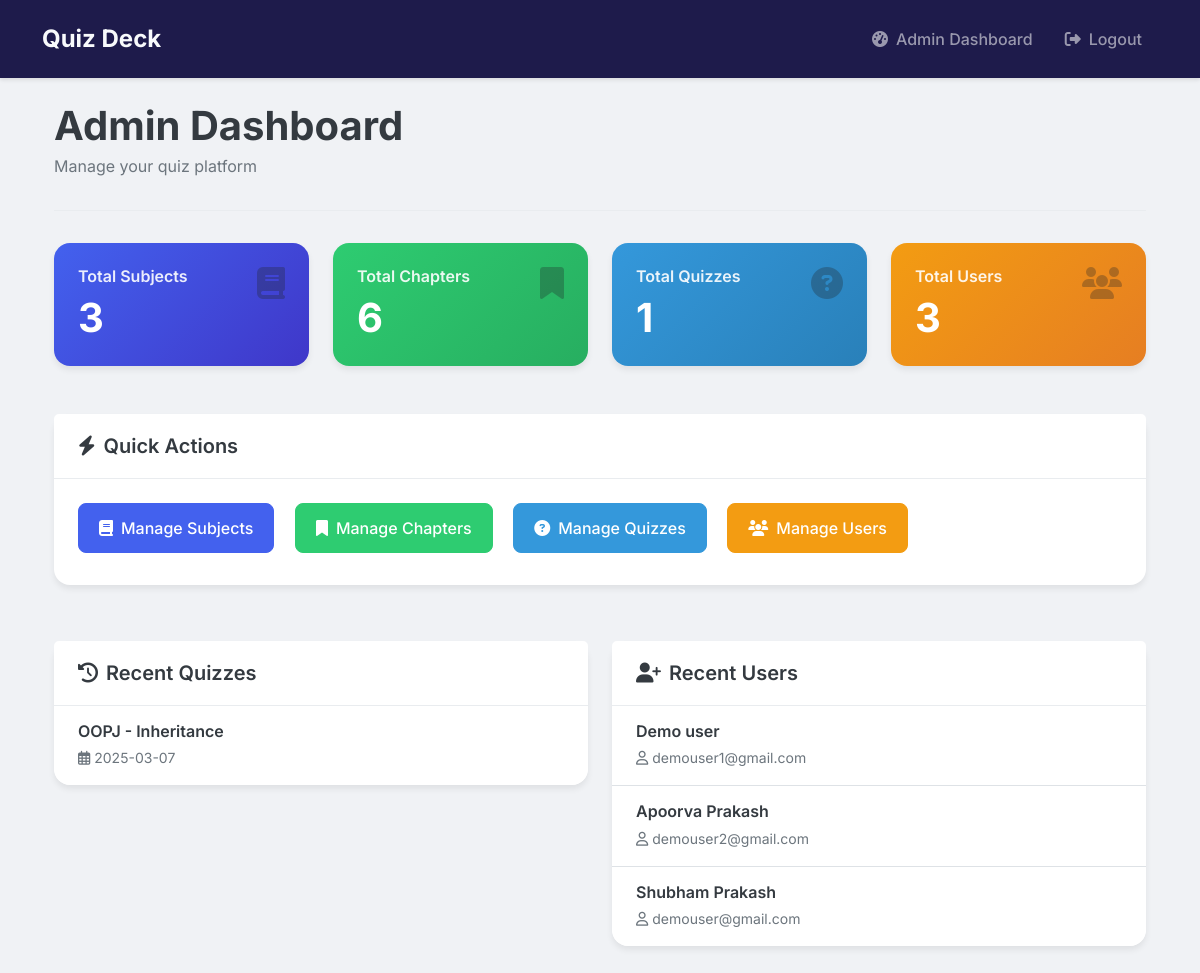
/admin/dashboard (signed in), run on an earlier commit of the app's database.
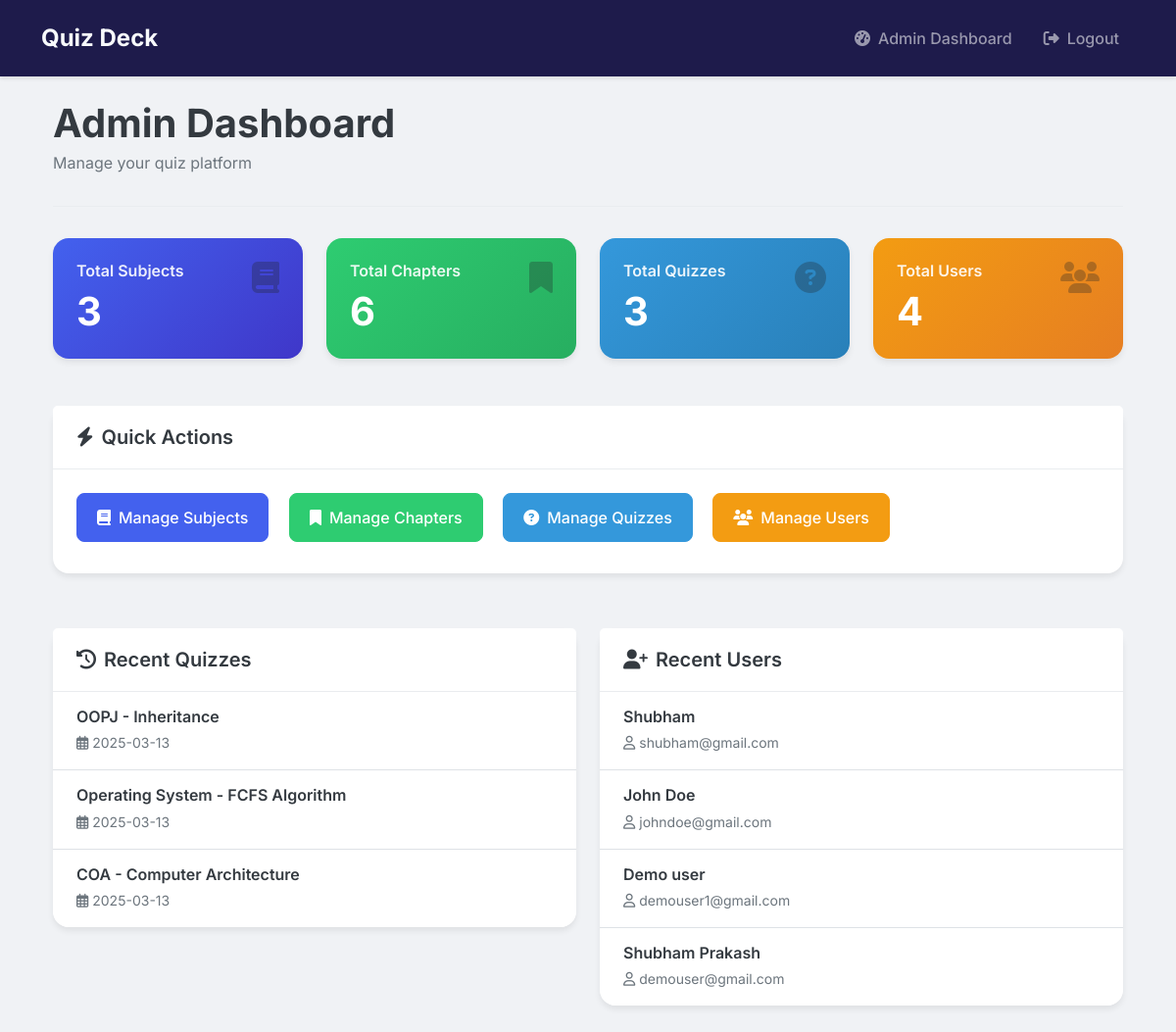
And on a later commit of the database.
### models/models.py (models this page shows)
class Quiz(db.Model):
    id = db.Column(db.Integer, primary_key=True)
    chapter_id = db.Column(db.Integer, db.ForeignKey('chapter.id'), nullable=False)
    date_of_quiz = db.Column(db.Date, nullable=False)
    time_duration = db.Column(db.Interval, nullable=False)
    remarks = db.Column(db.Text)
    questions = db.relationship('Question', backref='quiz', cascade='all, delete-orphan', lazy=True)
    scores = db.relationship('Score', backref='quiz', cascade='all, delete-orphan', lazy=True)

class Subject(db.Model):
    id = db.Column(db.Integer, primary_key=True)
    name = db.Column(db.String(100), nullable=False)
    description = db.Column(db.Text)
    chapters = db.relationship('Chapter', backref='subject', cascade='all, delete-orphan', lazy=True)

class Chapter(db.Model):
    id = db.Column(db.Integer, primary_key=True)
    name = db.Column(db.String(100), nullable=False)
    description = db.Column(db.Text)
    subject_id = db.Column(db.Integer, db.ForeignKey('subject.id'), nullable=False)
    quizzes = db.relationship('Quiz', backref='chapter', cascade='all, delete-orphan', lazy=True)

class User(UserMixin, db.Model):
    id = db.Column(db.Integer, primary_key=True)
    username = db.Column(db.String(120), unique=True, nullable=False)
    password = db.Column(db.String(200), nullable=False)
    full_name = db.Column(db.String(100), nullable=False)
    qualification = db.Column(db.String(100))
    dob = db.Column(db.Date)
    is_admin = db.Column(db.Boolean, default=False)
    quiz_scores = db.relationship('Score', backref='user', lazy=True)

### controllers/admin.py (the view)
@admin.route('/admin/dashboard')
@login_required
@admin_required
def dashboard():
    subjects_count = Subject.query.count()
    chapters_count = Chapter.query.count()
    quizzes_count = Quiz.query.count()
    users_count = User.query.filter_by(is_admin=False).count()
    recent_quizzes = Quiz.query.order_by(Quiz.date_of_quiz.desc()).limit(5).all()
    recent_users = User.query.filter_by(is_admin=False).order_by(User.id.desc()).limit(5).all()
    return render_template('admin/dashboard.html',
                         subjects_count=subjects_count,
                         chapters_count=chapters_count,
                         quizzes_count=quizzes_count,
                         users_count=users_count,
                         recent_quizzes=recent_quizzes,
                         recent_users=recent_users)

### app.py (called while the page is built)
@login_manager.user_loader
def load_user(user_id):
    return User.query.get(int(user_id))

### controllers/admin.py (called while the page is built)
def admin_required(f):
    @wraps(f)
    def decorated_function(*args, **kwargs):
        if not current_user.is_authenticated or not current_user.is_admin:
            flash('Access denied.', 'danger')
            return redirect(url_for('auth.login'))
        return f(*args, **kwargs)
    return decorated_function

### templates/admin/dashboard.html (shortened to what the changed rows need)
{% extends "base.html" %}
{% block content %}
<div class="container fade-in">
    <div class="dashboard-header">
        <div>
            <h1>Admin Dashboard</h1>
        </div>
    </div>
    <div class="row mb-4">
        <div class="col-md-3 col-sm-6 mb-4">
            <div class="card stats-card primary">
                <div class="card-body">
                    <h2 class="card-text">{{ subjects_count }}</h2>
                </div>
            </div>
        </div>
        <div class="col-md-3 col-sm-6 mb-4">
            <div class="card stats-card success">
                <div class="card-body">
                    <h2 class="card-text">{{ chapters_count }}</h2>
                </div>
            </div>
        </div>
        <div class="col-md-3 col-sm-6 mb-4">
            <div class="card stats-card info">
                <div class="card-body">
                    <i class="fas fa-question-circle icon"></i>
                    <h5 class="card-title">Total Quizzes</h5>
                    <h2 class="card-text">{{ quizzes_count }}</h2>
                </div>
            </div>
        </div>
        <div class="col-md-3 col-sm-6 mb-4">
            <div class="card stats-card warning">
                <div class="card-body">
                    <i class="fas fa-users icon"></i>
                    <h5 class="card-title">Total Users</h5>
                    <h2 class="card-text">{{ users_count }}</h2>
                </div>
            </div>
        </div>
    </div>
    <div class="row">
        <div class="col-md-6 mb-4">
            <div class="card action-card">
                <div class="card-body p-0">
                    <div class="list-group custom-list-group">
                        {% for quiz in recent_quizzes %}
                        <div class="list-group-item">
                            <h6 class="mb-1">{{ quiz.chapter.subject.name }} - {{ quiz.chapter.name }}</h6>
                            <small><i class="far fa-calendar-alt me-1"></i>{{ quiz.date_of_quiz.strftime('%Y-%m-%d') }}</small>
                        </div>
                        {% else %}
                        <div class="list-group-item text-center py-4">
                            <p class="text-muted mb-0">No recent quizzes</p>
                        </div>
                        {% endfor %}
                    </div>
                </div>
            </div>
        </div>
        <div class="col-md-6 mb-4">
            <div class="card action-card">
                <div class="card-body p-0">
                    <div class="list-group custom-list-group">
                        {% for user in recent_users %}
                        <div class="list-group-item">
                            <h6 class="mb-1">{{ user.full_name }}</h6>
                            <small><i class="far fa-user me-1"></i>{{ user.username }}</small>
                        </div>
                        {% else %}
                        <div class="list-group-item text-center py-4">
                            <p class="text-muted mb-0">No recent users</p>
                        </div>
                        {% endfor %}
                    </div>
                </div>
            </div>
        </div>
    </div>
</div>
{% endblock %}

What changed in the data, as far as the page shows it:
removed User: full_name "Apoorva Prakash", username "demouser2@gmail.com"
changed Quiz "OOPJ": date_of_quiz "2025-03-07" → "2025-03-13"
added Quiz: chapter.subject.name "Operating System", chapter.name "FCFS Algorithm", date_of_quiz "2025-03-13"
added Quiz: chapter.subject.name "COA", chapter.name "Computer Architecture", date_of_quiz "2025-03-13"
added User: full_name "Shubham", username "shubham@gmail.com"
added User: full_name "John Doe", username "johndoe@gmail.com"
Also different on the page:
{{ quizzes_count }}: "1" → "3"
{{ users_count }}: "3" → "4"
